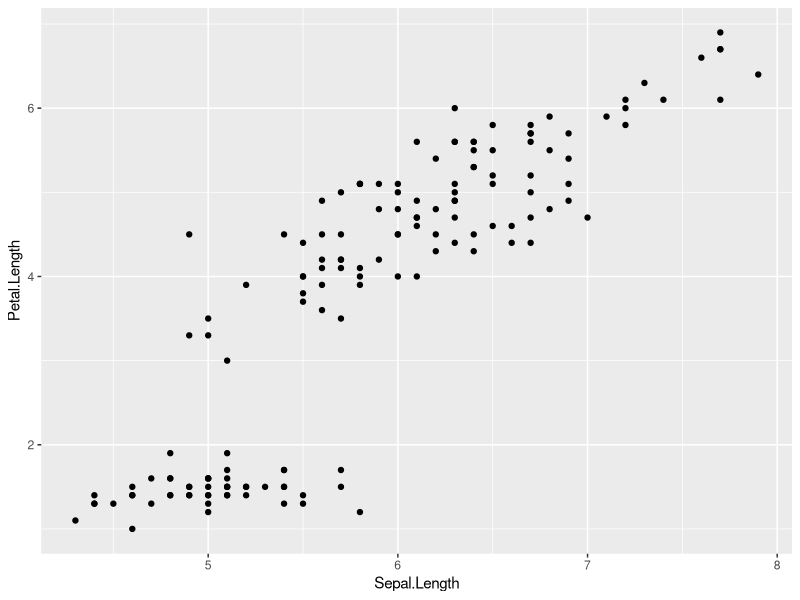
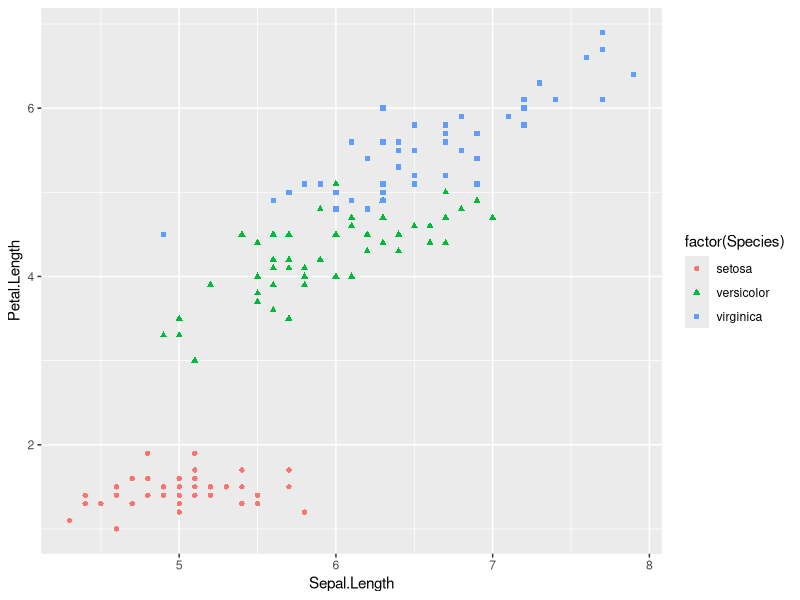
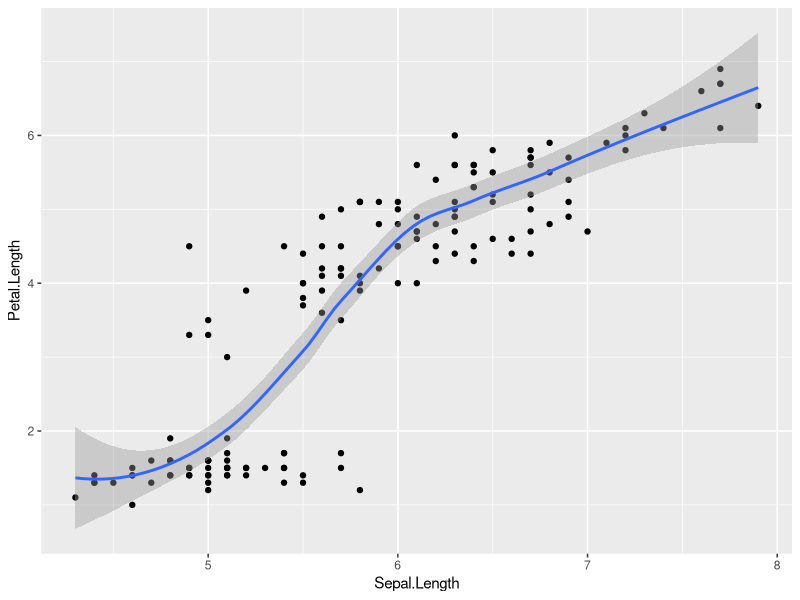
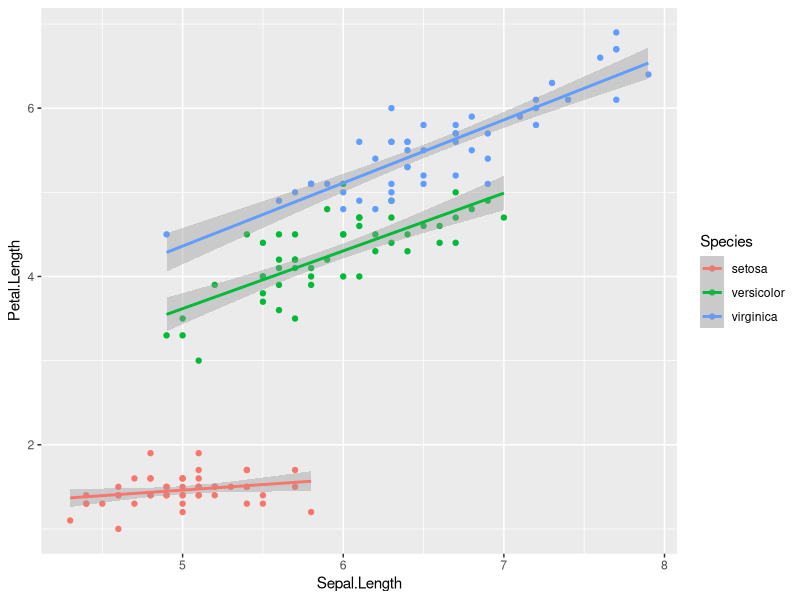
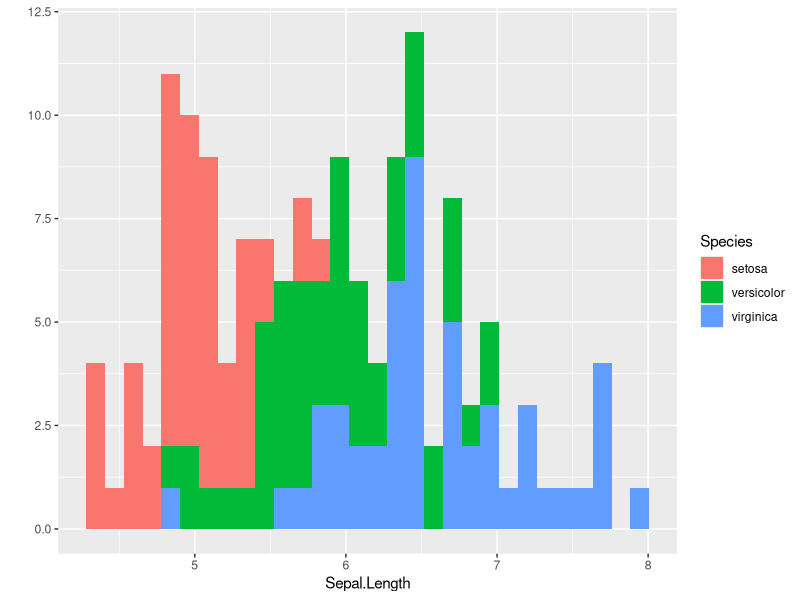
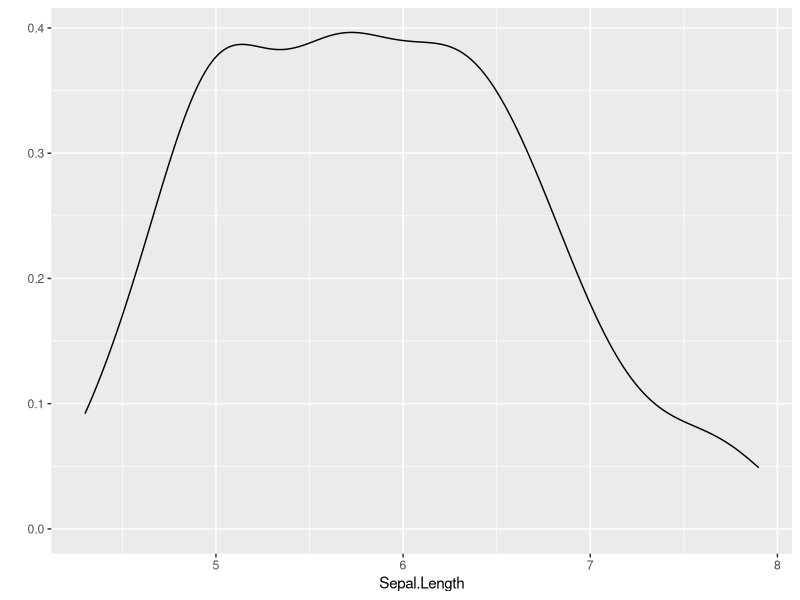
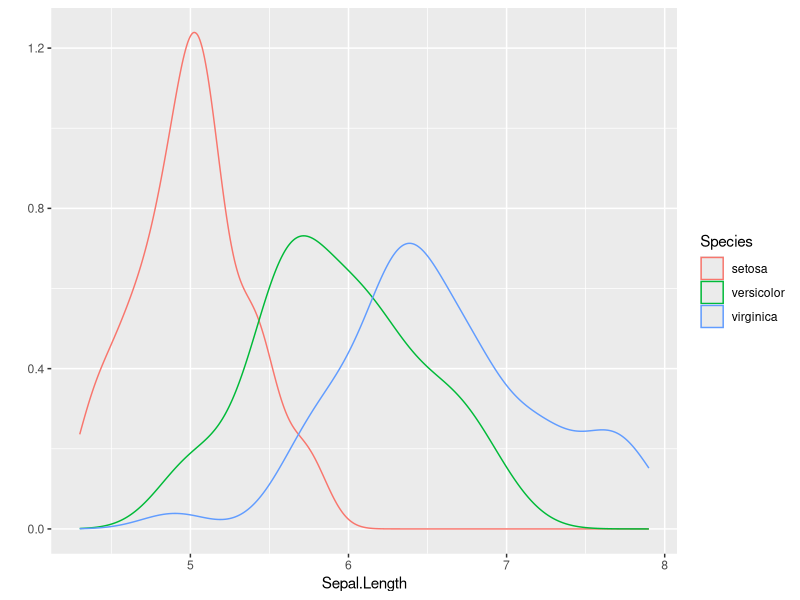
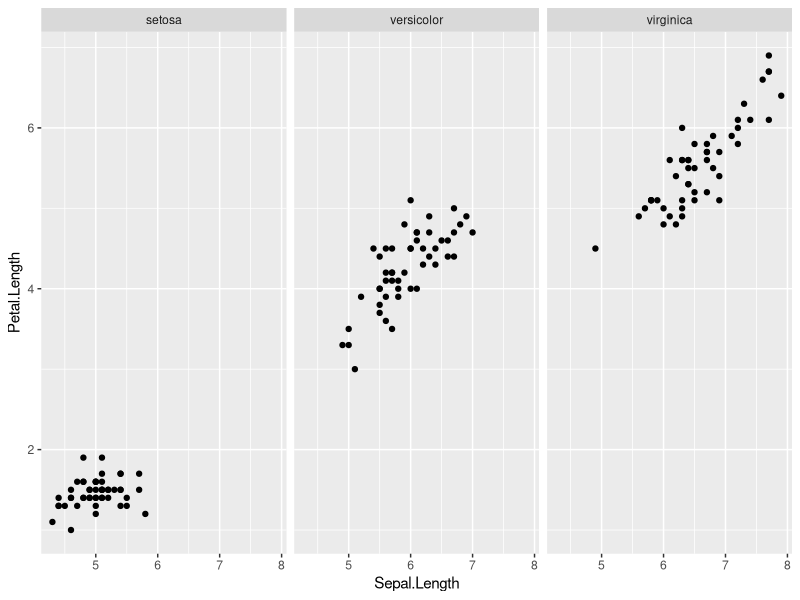

Here is the R script that generated these plots, in order:
#GGPlot

rm(list=ls())
#View(mpg)
dev.off() #clears plots in view


#install.packages(ggplot2)
library(ggplot2)
# Plots are made of aes (size, shape, color) and geom (points, lines)

#Scatter plot: 
data(iris)
qplot(Sepal.Length, Petal.Length, data=iris) #simple
qplot(Sepal.Length, Petal.Length, data=iris,
      color=factor(Species),
      shape=factor(Species)) #aesthetic
qplot(Sepal.Length, Petal.Length, data=iris,
      geom=c("point","smooth")) #geometry
qplot(Sepal.Length, Petal.Length, data=iris, color=Species,
      geom=c("point","smooth"),method="lm")

#Basic qplot: Histogram
qplot(Sepal.Length,fill=Species, data=iris)
qplot(Sepal.Length,data=iris,geom="density")
qplot(Sepal.Length,data=iris,geom="density",
      color=Species)

#Basic qplots:Facets
qplot(Sepal.Length,Petal.Length,facets=.~Species, data=iris)
qplot(Sepal.Length,Petal.Length,facets=.~Species, data=iris, color=Species, geom=c("point", "smooth"), method=lm)



data(mpg)
ggplot(mpg, aes(hwy,cty))+geom_point(aes(col=factor(cyl)))+
    geom_smooth(method="lm")+ #linear model
    facet_grid(.~cyl)+
    xlab("Highway miles per gallon")+
    ylab("City miles per gallon")

ggplot(mpg,aes(x=manufacturer,y=hwy,
               fill=factor(manufacturer)))+
  geom_boxplot()+
  geom_jitter()+
  labs(title="Boxplot for Hwy per manufacturer",x="Manufacturer",y="Highway milage")+
  theme_bw()+coord_flip()+ #coordinates were flipped
  theme(legend.position = "none")

g <- ggplot(mpg, aes(class, cty))
g + geom_violin(aes(fill=class)) + 
  labs(title="Violin plot", 
       subtitle="City Mileage vs Class of vehicle",
       caption="Source: mpg",
       x="Class of Vehicle",
       y="City Mileage")

g <- ggplot(mpg, aes(displ)) + scale_fill_brewer(palette = "Spectral")
g + geom_histogram(aes(fill=class), 
                   bins=10, 
                   col="black", 
                   size=.1) +   # change number of bins
  labs(title="Histogram with Fixed Bins", 
       subtitle="Engine Displacement across Vehicle Classes",
       x="enginer displacement (m)",
       y="Frequency count") 

data("midwest")
gg <- ggplot(midwest, aes(x=area, y=poptotal)) + 
  geom_point(aes(col=state, size=popdensity)) + 
  geom_smooth(method="loess", se=F) + 
  xlim(c(0, 0.1)) + 
  ylim(c(0, 500000)) + 
  labs(subtitle="Area Vs Population", 
       y="Population", 
       x="Area", 
       title="Scatterplot", 
       caption = "Source: midwest")
plot(gg)

g <- ggplot(mpg, aes(cty))
g + geom_density(aes(fill=factor(cyl)), alpha=0.8) + 
  labs(title="Density plot", 
       subtitle="City Mileage Grouped by Number of cylinders",
       caption="Source: mpg",
       x="City Mileage",
       fill="# Cylinders")+
  theme_bw()

#Density 2D
gg <- ggplot(faithful,aes(x=eruptions,y=waiting))
gg + stat_density_2d(aes(fill=..level..),
                     geom="polygon",color="black")+
  geom_smooth(method="lm",linetype=2,color="red")+
  scale_fill_continuous(low="green",high="red")+
  geom_point() +
  theme_bw()

#maps
library(maps)
states <- map_data("state")
ggplot(data = states)+
  geom_polygon(aes(x=long,y=lat,fill=region),
               color="black")+
  coord_fixed(1.3)+
  guides(fill=FALSE)

#
counties <- map_data("county")
SC_counties <- subset(counties,region == "south carolina")
ggplot(data = SC_counties)+
  geom_polygon(aes(x=long,y=lat,fill=subregion),
               color="black")+
  coord_fixed(1.3)+
  guides(fill=FALSE)

# Notes:
#Basic component of ggplot
#A data frame
#aes: aesthetic mappings showing how data are mapped to color, size
#geoms: geometric objects like points, lines, shapes.
#facets: for conditional plots.
#stats: statistical transformations like binning, quanti les, smoothing.
#scales: what scale an aesthetic map uses
#coordinate system
